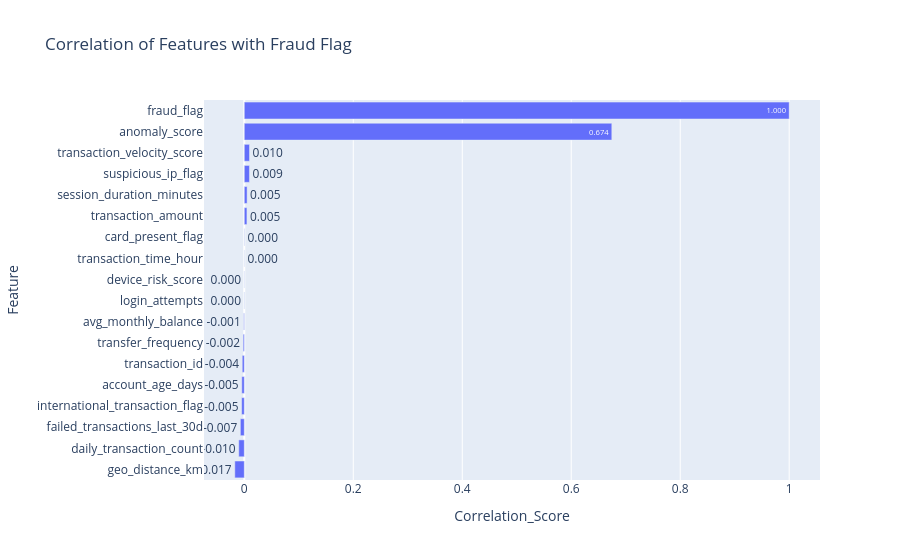

The notebook cell this image was saved under:
### Code cell
# Create an interactive horizontal bar chart to visualize feature correlation with the fraud flag
fig = px.bar(
    df_corr,
    x='Correlation_Score',
    y='Feature',
    orientation="h", 
    title="Correlation of Features with Fraud Flag",
    text_auto=".3f",
    )

fig.update_layout(yaxis={"categoryorder": "total ascending"})
fig.show()

### Figure 1 — Plotly figure (JSON) as saved in the notebook; plotly's stock layout.template omitted (floating-point values rounded to 4 significant figures)
{"data": [{"hovertemplate": "Correlation_Score=%{x}<br>Feature=%{y}<extra></extra>", "legendgroup": "", "marker": {"color": "#636efa", "pattern": {"shape": ""}}, "name": "", "orientation": "h", "showlegend": false, "textposition": "auto", "texttemplate": "%{x:.3f}", "type": "bar", "x": [1.0, 0.6745, 0.00956, 0.009483, 0.00516, 0.004846, 0.0004507, 0.0002094, -0.0002377, -0.0003236, -0.001, -0.002065, -0.003725, -0.00456, -0.004856, -0.007227, -0.01015, -0.01741], "xaxis": "x", "y": ["fraud_flag", "anomaly_score", "transaction_velocity_score", "suspicious_ip_flag", "session_duration_minutes", "transaction_amount", "card_present_flag", "transaction_time_hour", "device_risk_score", "login_attempts", "avg_monthly_balance", "transfer_frequency", "transaction_id", "account_age_days", "international_transaction_flag", "failed_transactions_last_30d", "daily_transaction_count", "geo_distance_km"], "yaxis": "y"}], "layout": {"barmode": "relative", "legend": {"tracegroupgap": 0}, "title": {"text": "Correlation of Features with Fraud Flag"}, "xaxis": {"anchor": "y", "domain": [0, 1], "title": {"text": "Correlation_Score"}}, "yaxis": {"anchor": "x", "categoryorder": "total ascending", "domain": [0, 1], "title": {"text": "Feature"}}}}
